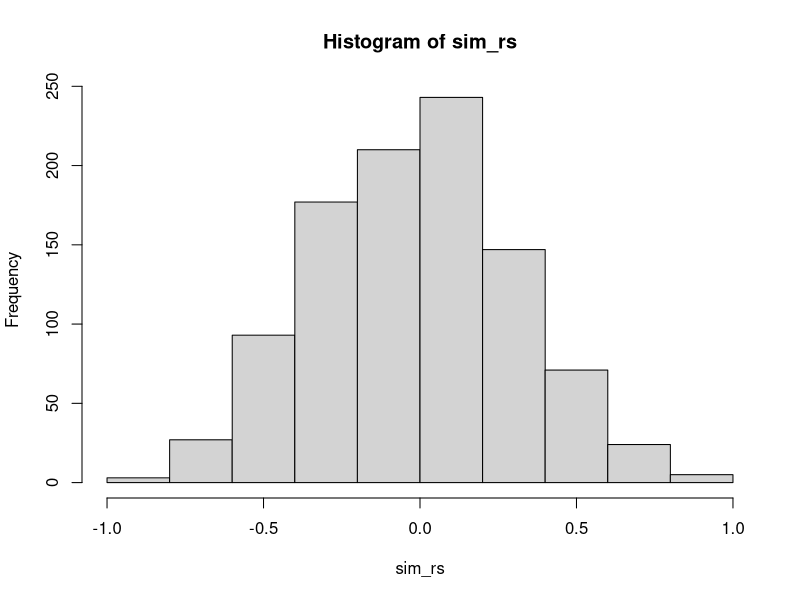

Here is the R script that generated this plot:
## ---- chunk 1
knitr::opts_chunk$set(echo = TRUE)
## ---- chunk 2
X <- c(1,4,3,2,5,4,3,6,7,8)
Y <- c(1,3,6,7,8,2,8,7,6,9)
## ---- chunk 3
(my_cor <- cor.test(X,Y))
## ---- chunk 4
sim_rs <- replicate(1000,cor(sample(X),sample(Y)))
hist(sim_rs)
length(sim_rs[sim_rs >= my_cor$estimate]) / 1000
## ---- chunk 5
sum(sort(X)*sort(Y, decreasing =TRUE))
## ---- chunk 6
sum(sort(X)*sort(Y))
